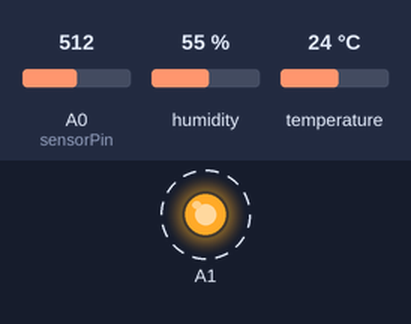
A sketch run on a simulated Arduino Uno, built with avr-gcc and run on an emulated ATmega328P. Shown: output pins drawn as LEDs (lit = HIGH). Dashed ring = blinking. The inputs (shaded band) are chosen by the test bench; at power-on: A0 (sensorPin) = 512, humidity 55 %, temperature 24 °C. What the sketch prints to the serial monitor is not drawn.

Above: at 0.8 s.
Timing chart, 0 to 3.8 s (numbered marks = the images above):
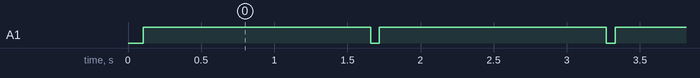

The sketch:

Humedad_Suelo_HW390_SHT3.ino
```cpp
#pragma region HW390

#define sensorPin A0

#define DESV_EST_UMBRAL 0.3
#define NUM_MUESTRAS 30
float hum_hist[NUM_MUESTRAS] = {0};
uint8_t index = 0;

struct Perfil {
  float vSeco;  // voltaje en suelo seco
  float vCC;    // voltaje en capacidad de campo
  float vSat;   // voltaje en saturación
  int   pSeco;  // % en seco (ej. 25–30)
  int   pCC;    // % en CC (ej. 35–40)
  int   pSat;   // % en saturación (ej. 55–60)
};

Perfil arenoso = {2.95, 1.25, 0.70, 28, 35, 55};
Perfil franco = {2.85, 1.15, 0.65, 30, 40, 58};
Perfil arcilloso = {2.75, 1.05, 0.60, 32, 42, 60};

Perfil mezcla(Perfil A, const Perfil B, const Perfil C, float wA, float wB) {
  float wC = 1 - (wA + wB);
  Perfil m;
  m.vSeco = wA * A.vSeco + wB * B.vSeco + wC * C.vSeco;
  m.vCC   = wA * A.vCC   + wB * B.vCC   + wC * C.vCC;
  m.vSat  = wA * A.vSat  + wB * B.vSat  + wC * C.vSat;
  m.pSeco = (int)(wA * A.pSeco + wB * B.pSeco + wC * C.pSeco);
  m.pCC   = (int)(wA * A.pCC   + wB * B.pCC   + wC * C.pCC);
  m.pSat  = (int)(wA * A.pSat  + wB * B.pSat  + wC * C.pSat);
  return m;
};

Perfil suelo = { 2.82, 1.60, 1.07, 0, 40, 60 };
// Perfil suelo = mezcla(arenoso, franco, arcilloso, 0.3, .1);

// float VWC_modelado(float VWC_sensor, int arcilla, int limo, int arena, long t_min) {
//   float horas = t_min / 60.0;
//   // Punto de marchitez permanente según textura
//   float PMP = 0.10 * (arena / 100.0) + 0.15 * (limo / 100.0) + 0.20 * (arcilla / 100.0);

//   float k = 0.01;      // pendiente más fuerte
//   float x0 = 24.0;     // punto de inflexión temprano (≈ 1 día)

//   float num = 1.0 / (1.0 + exp(k * (horas - x0)));
//   float num0 = 1.0 / (1.0 + exp(k * (0.0 - x0)));

//   float VWC = PMP*100.0 + (VWC_sensor - PMP*100.0) * (num / num0);

//   return VWC; // devolver en porcentaje
// }

// float calcularVWC(float humedad_sensor, int arcilla, int limo, int arena, long intervalo_min) {
//   static bool riego_detectado = false;
//   static unsigned long tiempo_desde_riego = 0;
//   static float humedad_inicial = 0;
//   static float ultima_humedad = 0;
//   if (humedad_sensor - ultima_humedad > 3.0) {      // Detectar riego
//     riego_detectado = true;
//     tiempo_desde_riego = 0;
//     humedad_inicial = humedad_sensor;               // Guardar el valor inicial
//   } else if (riego_detectado) {
//     tiempo_desde_riego += intervalo_min;
//   }
//   Serial.print(tiempo_desde_riego / 60);
//   ultima_humedad = humedad_sensor;
//   float humedad_final = VWC_modelado(humedad_sensor, arena, limo, arcilla, tiempo_desde_riego);
//   return humedad_final;
// }

// void getMoisture(float &lectura, float &vwc) {
//   static float muestras[NUM_MUESTRAS];
//   digitalWrite(A1, HIGH);
//   delay(50);
//   for (byte i = 0; i < NUM_MUESTRAS; i++) {
//     muestras[i] = analogRead(sensorPin);
//     delay(50);
//   }
//   digitalWrite(A1, LOW);
//   int val = estimadorAdaptativo(muestras, NUM_MUESTRAS);
//   float volt = getVcc(); // mide referencia real
//   lectura = (val / 1023.0) * volt; // convierte a voltios
//   vwc = constrain(map(lectura * 1000, suelo.vSeco * 1000, suelo.vSat * 1000, suelo.pSeco, suelo.pSat), 0, 100);
// }

#pragma endregion HW390

#pragma region Sensor HW390

// Modelo sigmoide de pérdida de humedad
float VWC_modelado(float VWC_sensor, byte arcilla, byte limo, byte arena, long t_min) {
  float horas = t_min / 60.0;
  float PMP = 0.10 * (arena / 100.0) + 0.15 * (limo / 100.0) + 0.20 * (arcilla / 100.0);
  float k = 0.01;
  float x0 = 24.0;
  float num = 1.0 / (1.0 + exp(k * (horas - x0)));
  float num0 = 1.0 / (1.0 + exp(k * (0.0 - x0)));
  float VWC = PMP*100.0 + (VWC_sensor - PMP*100.0) * (num / num0);
  return VWC;
}

// Algoritmo mejorado de detección de riego
float calcularVWC(float humedad_sensor, byte arena, byte limo, byte arcilla, long intervalo_min) {
  static bool riego_detectado = false;
  static unsigned long tiempo_desde_riego = 0;
  static float humedad_inicial = 0;
  static float ultima_humedad = 0;
  static float historial[5] = {0};
  static byte idx = 0;

  // Actualizar historial
  historial[idx] = humedad_sensor;
  idx = (idx + 1) % 5;

  // Calcular pendiente acumulada
  float pendiente = historial[(idx+4)%5] - historial[idx];

  // Umbral dinámico según textura
  float umbral = (suelo.pSat - suelo.pCC) * 0.05;

  // Detectar riego gradual
  if (pendiente > umbral) {
    riego_detectado = true;
    tiempo_desde_riego = 0;
    humedad_inicial = humedad_sensor;
  } else if (riego_detectado) {
    tiempo_desde_riego += intervalo_min;
  }

  // Detectar caída brusca (sensor retirado o error)
  if (humedad_sensor < humedad_inicial * 0.8) {
    riego_detectado = false;              // cancelar estado de riego
    tiempo_desde_riego = 0;               // reiniciar contador
    humedad_inicial = humedad_sensor;     // nueva base
  }

  ultima_humedad = humedad_sensor;

  // Reinicio parcial del modelo si hay riego
  float humedad_final;
  if (riego_detectado) {
    // Simular pérdida progresiva después del riego
    humedad_final = VWC_modelado(humedad_inicial, arena, limo, arcilla, tiempo_desde_riego);
  } else {
    // Seguir la lectura del sensor directamente
    humedad_final = humedad_sensor;
  }

  // Filtro exponencial para suavizar ruido
  static float humedad_filtrada = 0;
  humedad_filtrada = 0.7 * humedad_filtrada + 0.3 * humedad_final;

  Serial.print(tiempo_desde_riego / 60);

  return humedad_filtrada;
}

// float getMoisture() {
//   static float muestras[NUM_MUESTRAS];
//   digitalWrite(A1, HIGH);
//   delay(50);
//   for (byte i = 0; i < NUM_MUESTRAS; i++) {
//     muestras[i] = analogRead(sensorPin);
//     delay(150);
//   }
//   digitalWrite(A1, LOW);
//   int val = estimadorAdaptativo(muestras, NUM_MUESTRAS);
//   float volt = getVcc();
//   float lectura = (val / 1023.0) * volt;
//   float vwc = constrain(map(lectura * 1000, suelo.vSeco * 1000, suelo.vSat * 1000, suelo.pSeco, suelo.pSat), 0, 100);
//   return calcularVWC(vwc, 30, 20, 50, TIMER);
// }

void getMoisture(float &lectura, float &vwc) {
  static float muestras[NUM_MUESTRAS];
  digitalWrite(A1, HIGH);
  delay(50);
  for (byte i = 0; i < NUM_MUESTRAS; i++) {
    muestras[i] = analogRead(sensorPin);
    delay(50);
  }
  digitalWrite(A1, LOW);
  int val = estimadorAdaptativo(muestras, NUM_MUESTRAS);
  float volt = getVcc(); // mide referencia real
  lectura = (val / 1023.0) * volt; // convierte a voltios
  vwc = constrain(map(lectura * 1000, suelo.vSeco * 1000, suelo.vSat * 1000, suelo.pSeco, suelo.pSat), 0, 100);
}

#pragma endregion Sensor HW390

#pragma region SHT3

#include <Adafruit_SHT31.h>

#define enableHeater false        // SHT Sensor
#define timer .2                  // Tiempo de espera en minutos
Adafruit_SHT31 sht31 = Adafruit_SHT31();
float shtData[2] = {0, 0};

#define vMax 4.78                 // HW Sensor
#define offset 0

void settupSHT() {
  Wire.begin();
  delay(100);
  while (!sht31.begin(0x44)){
    delay(1);
  }
  sht31.heater(enableHeater);
}

void readSHT(float &h, float &t) {
  t = sht31.readTemperature();
  h = sht31.readHumidity();
  shtData[0] = !isnan(t) ? t : -99;
  shtData[1] = !isnan(h) ? h : -99;
}

#pragma endregion SHT3

void setup() {
  pinMode(A1, OUTPUT);
  analogReference(DEFAULT);   // usa Vcc como referencia (3.3V o 5V)
  settupSHT();
  Serial.begin(250000);
  Serial.println(F("______________________________________________\n"));
  Serial.println(F("     Comprobador de sensores HW390 & SHT3"));
  Serial.println(F("______________________________________________\n"));
  Serial.println(F("T(h)\t HW(V)\t Med(%)\t Est(%)"));
  // Serial.println(F("HW(V)\t hw(%)\t HW(%)\t Est(%)\t SHT(%)\t T(°C)"));
}

void loop() {
  float vcc_hw390, vwc_hw390, vwc_sht3, temp_sht3;
  getMoisture(vcc_hw390, vwc_hw390);
  readSHT(vwc_sht3, temp_sht3);

  float vwc_hw390_ajus = constrain(((vwc_hw390 - 10) / 50 * 100), 0, 100);
  float vwc_hw390_estimado = calcularVWC(vwc_hw390, 30, 20, 50, 10);

  Serial.print("\t"); Serial.print(vcc_hw390);
  Serial.print("\t"); Serial.print(vwc_hw390);
  // Serial.print("\t"); Serial.print(vwc_hw390_ajus);
  Serial.print("\t"); Serial.print(vwc_hw390_estimado);
  // Serial.print("\t"); Serial.print(vwc_sht3);
  // Serial.print("\t"); Serial.print(temp_sht3);
  Serial.println();

  // delay(50);
}

float getVcc() {
  ADMUX = _BV(REFS0) | _BV(MUX3) | _BV(MUX2) | _BV(MUX1);
  delay(2);
  ADCSRA |= _BV(ADSC);
  while (bit_is_set(ADCSRA, ADSC));
  long result = ADCL;
  result |= ADCH << 8;
  result = 1126400L / result; // calcula AVcc en mV
  return result / 1000.0;
}

#pragma region Estadísticas

void agregarALaMedia(float nueva_temp, float nueva_hum) {
  hum_hist[index] = nueva_hum;
  index = (index + 1) % NUM_MUESTRAS;
}

float promedio(float *hist) {
  float suma = 0;
  for (int i = 0; i < NUM_MUESTRAS; i++) suma += hist[i];
  return suma / NUM_MUESTRAS;
}

float moda(float *valores, byte n) {
  float moda = valores[0];
  int maxCount = 0;
  for (int i = 0; i < n; i++) {
    int count = 0;
    for (int j = 0; j < n; j++) {
      if (abs(valores[j] - valores[i]) < 0.1) count++;  // tolerancia de 0.1
    }
    if (count > maxCount) {
      maxCount = count;
      moda = valores[i];
    }
  }
  return moda;
}

float mediana(float *valores, byte n) {
  float copia[n];
  memcpy(copia, valores, n * sizeof(float));
  for (int i = 0; i < n - 1; i++) {
    for (int j = 0; j < n - i - 1; j++) {
      if (copia[j] > copia[j + 1]) {
        float temp = copia[j];
        copia[j] = copia[j + 1];
        copia[j + 1] = temp;
      }
    }
  }
  if (n % 2 == 0)
    return (copia[n / 2 - 1] + copia[n / 2]) / 2.0;
  else
    return copia[n / 2];
}

float desviacionEstandar(float *valores, int n) {
  float suma = 0, media = 0, varianza = 0;
  for (int i = 0; i < n; i++) suma += valores[i];
  media = suma / n;
  for (int i = 0; i < n; i++) varianza += pow(valores[i] - media, 2);
  return sqrt(varianza / n);
}

float estimadorAdaptativo(float *valores, int n) {
  float desviacion = desviacionEstandar(valores, n);
  if (desviacion < DESV_EST_UMBRAL) {                 // Umbral ajustable según sensor
    return moda(valores, n);
  } else {
    return mediana(valores, n);
  }
}

#pragma endregion Estadísticas
```

Measured:
- by itself, A1: alternates HIGH for 1.6 s and LOW for 0.06 s
